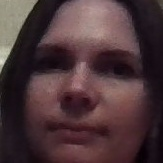
#> input picture images/irina/46.jpg, 163 x 163 px, found by its file name; its folder holds only this picture in this run
$ python face_train.py
#> lines starting #> are read from the running program, lines starting #| are printed output that depends on the picture
# Обучение модели

import os
import cv2 as cv
import numpy as np

people = ['irina', 'misha2']
DIR = r'C:\Ira\Face recognition\images'

haar_cascade = cv.CascadeClassifier('haar_face.xml')

features = []
labels = []

# function for train
def create_train():
    for person in people:
        path = os.path.join(DIR, person)
        label = people.index(person)
        # print(path)
        for img in os.listdir(path):
            img_path = os.path.join(path, img)

            img_array = cv.imread(img_path)
#> img_array is the input picture: shape (163, 163, 3); mean B, G, R 57.6, 54.6, 76.9
            gray = cv.cvtColor(img_array, cv.COLOR_BGR2GRAY)
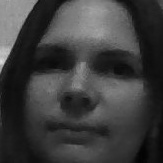
#> gray: shape (163, 163); min 2, max 223, mean 61.6

            faces_rect = haar_cascade.detectMultiScale(gray, scaleFactor=1.1, minNeighbors=4)
#> faces_rect = [[13, 12, 136, 136]]

            for (x,y,w,h) in faces_rect:
                faces_roi = gray[y:y+w, x:x+h]
                features.append(faces_roi)
                labels.append(label)
#> this loop made 1 pass
#> pass 1, in create_train, `faces_roi = gray[y:y+w, x:x+h]`:
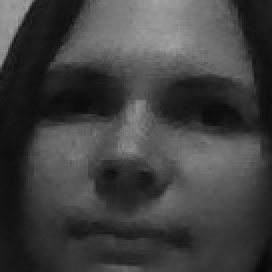
#> faces_roi: shape (136, 136) (shown 2 times larger); min 5, max 163, mean 64.5
#> after the loop, features = 1 item; labels = [0]

#> (the run stopped early here; a loop or call above may not have finished)
